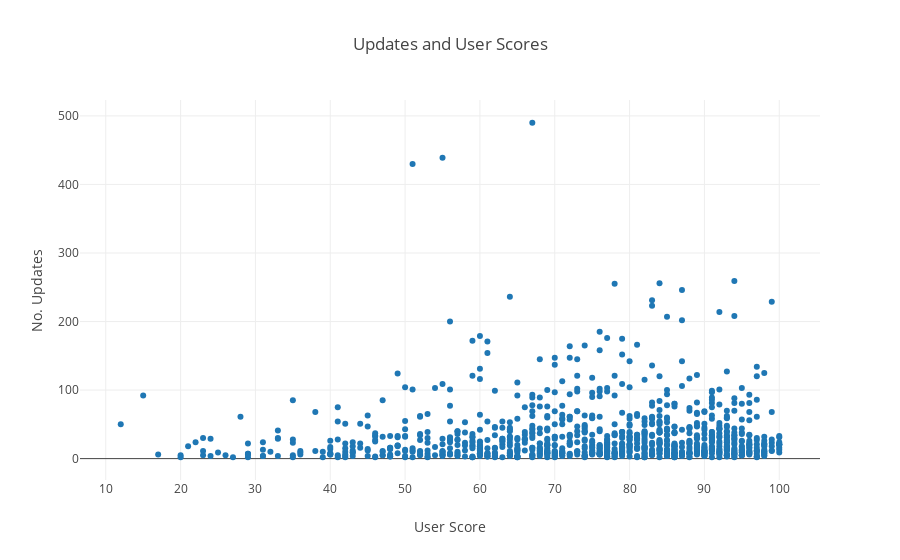

Here is the notebook cell this chart was saved with:
### Code cell
user_score_update_count = json.load(open('./dumps/user-score-update-count.json'))

x = []
y = []

for item in user_score_update_count:
    x.append(item['true_user_score'])
    y.append(item['update_count'])
    
layout = go.Layout(
    title='Updates and User Scores',
    hovermode='closest',
    xaxis=dict(
        title="True User Score"
    ),
    yaxis=dict(
        title="No. Updates"
    ),
    showlegend=False
)    

data = [go.Scatter(
    x=x,
    y=y,
    mode = 'markers'
)]

fig = go.Figure(data=data, layout=layout)
    
iplot(fig)

### Figure 1 — Plotly figure (JSON) as saved in the notebook; plotly's stock layout.template omitted (floating-point values rounded to 4 significant figures; data arrays with more than 128 entries replaced by an {"elided": "..."} marker saying what was removed)
{"data": [{"mode": "markers", "type": "scatter", "x": {"elided": "977 int values"}, "y": {"elided": "977 int values"}}], "layout": {"hovermode": "closest", "showlegend": false, "title": "Updates and User Scores", "xaxis": {"title": "User Score"}, "yaxis": {"title": "No. Updates"}}}
